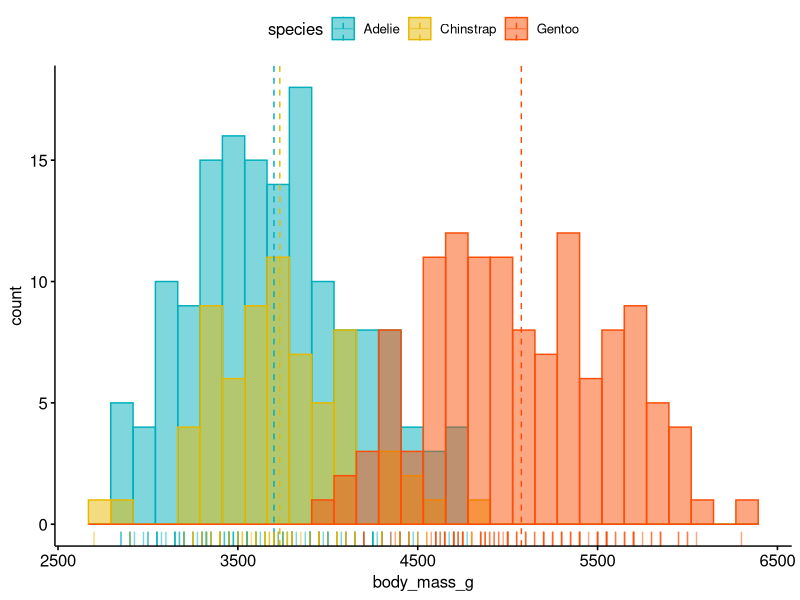
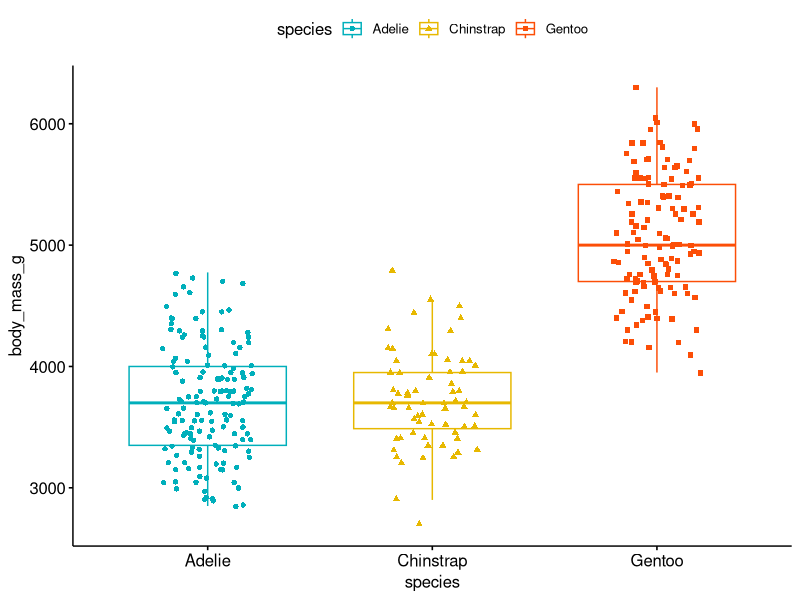
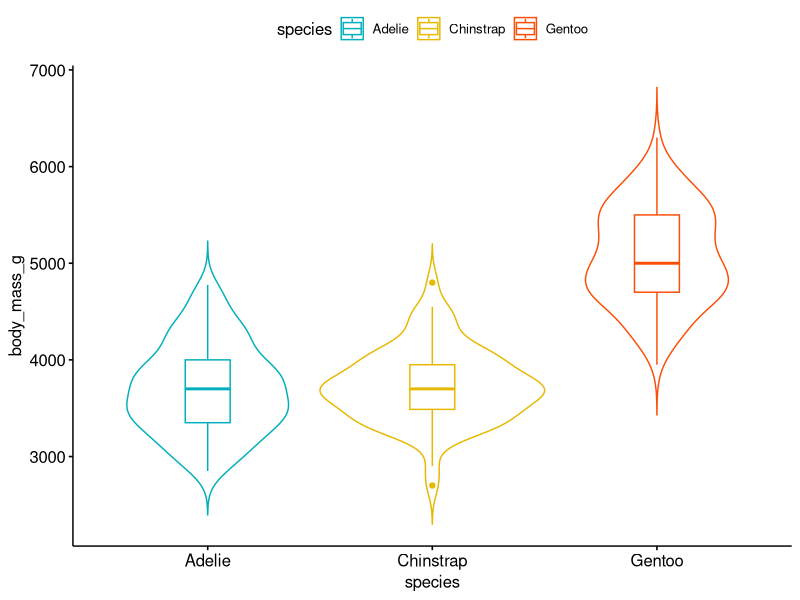
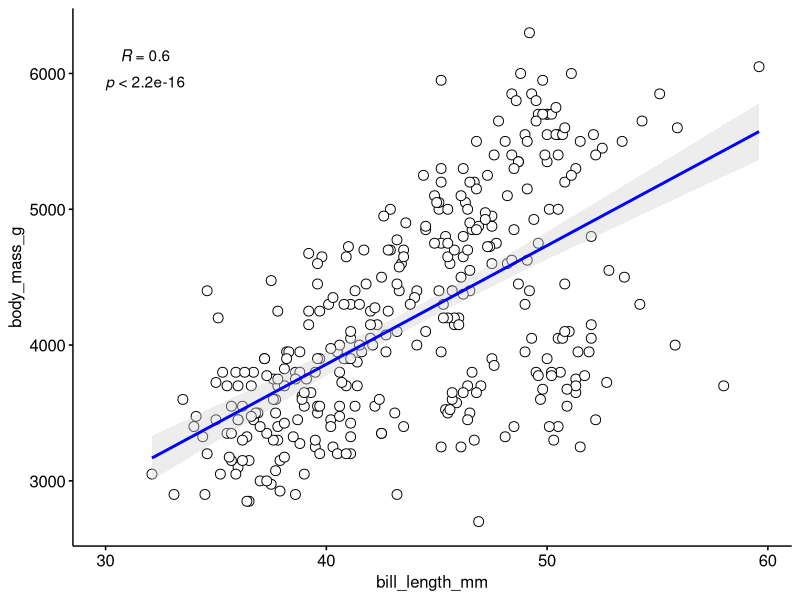

These figures' R source, in order:
## ---- chunk 1
#| eval: true
library(palmerpenguins)
## ---- chunk 2
#| echo: true
new_mean <- function(x){sum(x)/length(x)}
## ---- chunk 3
#| label: sample_mean
#| echo: true
#| eval: true
#| fig-align: center
new_mean(penguins$year)
## ---- chunk 4
#| label: mean
#| echo: true
#| eval: true
#| fig-align: center
mean(penguins$year, na.rm=TRUE)
## ---- chunk 5
#| label: new-median-function
#| echo: true
#| eval: true
#| fig-align: center
new_median <- function(x) {
  if(length(x) %% 2 != 0){ #<1>
   (sort(x)[length(x)/2] + sort(x)[(length(x)/2)+1])/2 #<2> 
      } else{
       sort(x)[ceiling(length(x)/2)] #<3>
    }
   }
## ---- chunk 6
#| label: new-median
#| echo: true
#| eval: true
#| fig-align: center
new_median(penguins$body_mass_g)
## ---- chunk 7
#| label: median
#| echo: true
#| eval: true
#| fig-align: center
median(penguins$body_mass_g, na.rm = TRUE)
## ---- chunk 8
#| label: variance
#| echo: true
#| eval: true
#| fig-align: center
var(penguins$body_mass_g, na.rm=TRUE)
## ---- chunk 9
#| label: sd
#| echo: true
#| eval: true
#| fig-align: center
sd(penguins$body_mass_g, na.rm=TRUE)
## ---- chunk 10
#| label: cv-function
#| echo: true
#| eval: true
#| fig-align: center
cv <- function(x, na.rm=TRUE){(sd(x, na.rm=TRUE)/mean(x, na.rm=TRUE))*100}
## ---- chunk 11
#| label: cv
#| echo: true
#| eval: true
#| fig-align: center
cv(penguins$body_mass_g, na.rm=TRUE)
## ---- chunk 12
#| echo: true
library(dplyr)
## ---- chunk 13
#| label: summary-01
#| echo: true
#| eval: true
#| fig-align: center
#| output-location: default
penguins |>
    group_by(species)
## ---- chunk 14
#| label: summary-02
#| echo: true
#| eval: true
#| fig-align: center
#| output-location: default
penguins |>
    group_by(species) |>
    summarise(
        mean_body_mass_g = mean(body_mass_g, na.rm = TRUE)
        )
## ---- chunk 15
#| label: summary-03
#| echo: true
#| eval: true
#| fig-align: center
#| output-location: default
penguins |>
    group_by(species) |>
    summarise(
        mean_body_mass_g = mean(body_mass_g, na.rm = TRUE),
        variance_body_mass_g = var(body_mass_g, na.rm = TRUE)
        )

## ---- chunk 16
#| label: summary-04
#| echo: true
#| eval: true
#| fig-align: center
#| output-location: default
penguins |>
    group_by(species) |>
    summarise(
        mean_body_mass_g = mean(body_mass_g, na.rm = TRUE),
        variance_body_mass_g = var(body_mass_g, na.rm = TRUE),
        std_dev_body_mass_g = sd(body_mass_g, na.rm = TRUE)
        )
## ---- chunk 17
#| label: summary-05
#| echo: true
#| eval: true
#| fig-align: center
#| output-location: default
penguins |>
    group_by(species) |>
    summarise(
        mean_body_mass_g = mean(body_mass_g, na.rm = TRUE),
        variance_body_mass_g = var(body_mass_g, na.rm = TRUE),
        std_dev_body_mass_g = sd(body_mass_g, na.rm = TRUE),
        cv_body_mass_g = cv(body_mass_g, na.rm = TRUE)
        )
## ---- chunk 18
#| echo: true
library(ggpubr)
## ---- chunk 19
#| label: histogram
#| echo: true
#| eval: true
#| fig-align: center
#| output-location: column-fragment
gghistogram(penguins,
    x = "body_mass_g",
    add = "mean", 
    rug = TRUE,
    color = "species", 
    fill = "species",
    palette = c(
        "#00AFBB", 
        "#E7B800", 
        "#FC4E07"
    )
)
## ---- chunk 20
#| label: boxplot
#| echo: true
#| eval: true
#| fig-align: center
#| output-location: column-fragment
ggboxplot(penguins,
    x = "species", 
    y = "body_mass_g",
    color = "species",
    add = "jitter", 
    shape = "species",
    palette = c(
        "#00AFBB", 
        "#E7B800", 
        "#FC4E07"
    )
)
## ---- chunk 21
#| label: violinplot
#| echo: true
#| eval: true
#| fig-align: center
#| output-location: column-fragment
ggviolin(penguins,
    x = "species", 
    y = "body_mass_g",
    color = "species",
    shape = "species",
    add = "boxplot", 
    palette = c(
        "#00AFBB", 
        "#E7B800", 
        "#FC4E07"
    )
)
## ---- chunk 22
#| label: scatterplot
#| echo: true
#| eval: true
#| fig-align: center
#| output-location: column-fragment
ggscatter(penguins,
    x = "bill_length_mm",
    y = "body_mass_g",
    color = "black", 
    shape = 21, 
    size = 3,
    add = "reg.line", 
    conf.int = TRUE, 
    cor.coef = TRUE,
        add.params = list(
        color = "blue", 
        fill = "lightgray"
        ),
    cor.coeff.args = list(
        method = "pearson", 
        label.x = 30, 
        label.sep = "\n"
        )
)

